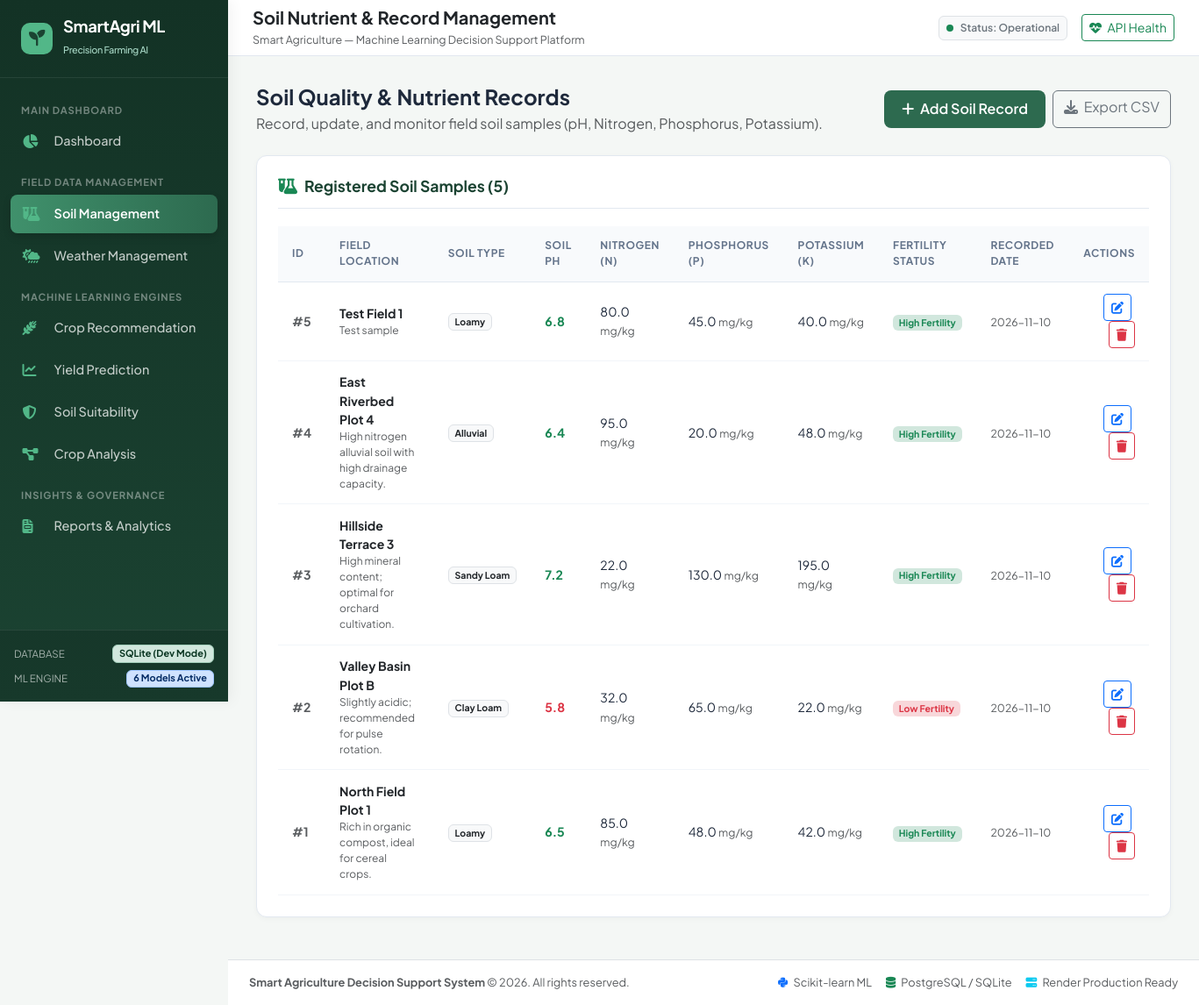
The app's page /soil with its own data.
### models.py (models this page shows)
class SoilRecord(db.Model):
    __tablename__ = 'soil_records'
    id = db.Column(db.Integer, primary_key=True)
    location = db.Column(db.String(120), nullable=False, default='Field Block A')
    ph = db.Column(db.Float, nullable=False)
    nitrogen = db.Column(db.Float, nullable=False)
    phosphorus = db.Column(db.Float, nullable=False)
    potassium = db.Column(db.Float, nullable=False)
    soil_type = db.Column(db.String(60), default='Loamy')
    notes = db.Column(db.Text, nullable=True)
    created_at = db.Column(db.DateTime, default=datetime.utcnow)
    def fertility_status(self):
        score = 0
        if 6.0 <= self.ph <= 7.5:
            score += 1
        if self.nitrogen >= 40:
            score += 1
        if self.phosphorus >= 25:
            score += 1
        if self.potassium >= 25:
            score += 1
        if score >= 3:
            return ('High Fertility', 'success')
        elif score == 2:
            return ('Moderate Fertility', 'warning')
        else:
            return ('Low Fertility', 'danger')

### app.py (the view)
@app.route('/soil')
def soil_management():
    records = SoilRecord.query.order_by(SoilRecord.created_at.desc()).all()
    return render_template('soil_management.html', records=records)

### app.py (called while the page is built)
@app.context_processor
def inject_global_template_vars():
    is_postgres = 'postgresql' in app.config['SQLALCHEMY_DATABASE_URI']
    return dict(
        db_type='PostgreSQL' if is_postgres else 'SQLite (Dev Mode)',
        current_year=datetime.utcnow().year
    )

### templates/soil_management.html (shortened to what this page needs)
{% extends 'base.html' %}
{% block page_title %}Soil Nutrient & Record Management{% endblock %}
{% block content %}
<div class="row mb-4">
    <div class="col-12 d-flex flex-wrap justify-content-between align-items-center gap-3">
        <div>
            <h4 class="fw-bold mb-1">Soil Quality & Nutrient Records</h4>
            <p class="text-muted mb-0">Record, update, and monitor field soil samples (pH, Nitrogen, Phosphorus, Potassium).</p>
        </div>
        <div class="d-flex gap-2">
            <button class="btn btn-agri" data-bs-toggle="modal" data-bs-target="#addSoilModal">
                <i class="fa-solid fa-plus me-1"></i> Add Soil Record
            </button>
            <a href="{{ url_for('export_soil_csv') }}" class="btn btn-outline-secondary">
                <i class="fa-solid fa-download me-1"></i> Export CSV
            </a>
        </div>
    </div>
</div>
<div class="row">
    <div class="col-12">
        <div class="agri-card mb-0">
            <div class="agri-card-header">
                <h6 class="agri-card-title">
                    <i class="fa-solid fa-flask-vial text-success"></i> Registered Soil Samples ({{ records|length }})
                </h6>
            </div>
            {% if records %}
            <div class="table-responsive">
                <table class="table-custom">
                    <thead>
                        <tr>
                            <th>ID</th>
                            <th>Field Location</th>
                            <th>Soil Type</th>
                            <th>Soil pH</th>
                            <th>Nitrogen (N)</th>
                            <th>Phosphorus (P)</th>
                            <th>Potassium (K)</th>
                            <th>Fertility Status</th>
                            <th>Recorded Date</th>
                            <th class="text-end">Actions</th>
                        </tr>
                    </thead>
                    <tbody>
                        {% for record in records %}
                        {% set status_text, status_class = record.fertility_status() %}
                        <tr>
                            <td><span class="text-muted fw-bold">#{{ record.id }}</span></td>
                            <td>
                                <strong class="text-dark">{{ record.location }}</strong>
                                {% if record.notes %}
                                <small class="d-block text-muted" style="font-size: 0.75rem;">{{ record.notes }}</small>
                                {% endif %}
                            </td>
                            <td><span class="badge bg-light text-dark border">{{ record.soil_type }}</span></td>
                            <td>
                                <span class="fw-bold {% if 6.0 <= record.ph <= 7.5 %}text-success{% else %}text-danger{% endif %}">
                                    {{ record.ph }}
                                </span>
                            </td>
                            <td>{{ record.nitrogen }} <small class="text-muted">mg/kg</small></td>
                            <td>{{ record.phosphorus }} <small class="text-muted">mg/kg</small></td>
                            <td>{{ record.potassium }} <small class="text-muted">mg/kg</small></td>
                            <td><span class="badge bg-{{ status_class }}-subtle text-{{ status_class }}">{{ status_text }}</span></td>
                            <td><small class="text-muted">{{ record.created_at.strftime('%Y-%m-%d') }}</small></td>
                            <td class="text-end">
                                <button class="btn btn-sm btn-outline-primary me-1" data-bs-toggle="modal" data-bs-target="#editModal{{ record.id }}">
                                    <i class="fa-solid fa-pen-to-square"></i>
                                </button>
                                <form action="{{ url_for('delete_soil_record', record_id=record.id) }}" method="POST" class="d-inline" onsubmit="return confirm('Delete this soil record permanently?');">
                                    <button type="submit" class="btn btn-sm btn-outline-danger">
                                        <i class="fa-solid fa-trash"></i>
                                    </button>
                                </form>
                            </td>
                        </tr>
                        {% endfor %}
                    </tbody>
                </table>
            </div>
            {% endif %}
        </div>
    </div>
</div>
{% endblock %}

### templates/base.html (shortened to what this page needs)
<!DOCTYPE html>
<html lang="en">
<head>
    <link href="https://cdn.jsdelivr.net/npm/bootstrap@5.3.3/dist/css/bootstrap.min.css" rel="stylesheet">
    <link rel="stylesheet" href="https://cdnjs.cloudflare.com/ajax/libs/font-awesome/6.5.2/css/all.min.css">
    <link rel="stylesheet" href="{{ url_for('static', filename='css/style.css') }}">
</head>
<body>
    <div class="d-flex" id="wrapper">
        <aside id="sidebar-wrapper">
            <div class="sidebar-heading">
                <div class="brand-icon">
                    <i class="fa-solid fa-seedling"></i>
                </div>
                <div>
                    <div style="line-height: 1.1;">SmartAgri ML</div>
                    <small style="font-size: 0.68rem; color: #a7d7c5; font-weight: 500;">Precision Farming AI</small>
                </div>
            </div>
            <div class="sidebar-nav">
                <div class="nav-category">Main Dashboard</div>
                <a href="{{ url_for('dashboard') }}" class="sidebar-link {% if request.endpoint == 'dashboard' %}active{% endif %}">
                    <i class="fa-solid fa-chart-pie"></i>
                    <span>Dashboard</span>
                </a>
                <div class="nav-category">Field Data Management</div>
                <a href="{{ url_for('soil_management') }}" class="sidebar-link {% if request.endpoint == 'soil_management' %}active{% endif %}">
                    <i class="fa-solid fa-flask-vial"></i>
                    <span>Soil Management</span>
                </a>
                <a href="{{ url_for('weather_management') }}" class="sidebar-link {% if request.endpoint == 'weather_management' %}active{% endif %}">
                    <i class="fa-solid fa-cloud-sun-rain"></i>
                    <span>Weather Management</span>
                </a>
                <div class="nav-category">Machine Learning Engines</div>
                <a href="{{ url_for('crop_recommendation') }}" class="sidebar-link {% if request.endpoint == 'crop_recommendation' %}active{% endif %}">
                    <i class="fa-solid fa-wheat-awn"></i>
                    <span>Crop Recommendation</span>
                </a>
                <a href="{{ url_for('yield_prediction') }}" class="sidebar-link {% if request.endpoint == 'yield_prediction' %}active{% endif %}">
                    <i class="fa-solid fa-chart-line"></i>
                    <span>Yield Prediction</span>
                </a>
                <a href="{{ url_for('soil_suitability') }}" class="sidebar-link {% if request.endpoint == 'soil_suitability' %}active{% endif %}">
                    <i class="fa-solid fa-shield-halved"></i>
                    <span>Soil Suitability</span>
                </a>
                <a href="{{ url_for('crop_analysis') }}" class="sidebar-link {% if request.endpoint == 'crop_analysis' %}active{% endif %}">
                    <i class="fa-solid fa-diagram-project"></i>
                    <span>Crop Analysis</span>
                </a>
                <div class="nav-category">Insights & Governance</div>
                <a href="{{ url_for('reports_and_analytics') }}" class="sidebar-link {% if request.endpoint == 'reports_and_analytics' %}active{% endif %}">
                    <i class="fa-solid fa-file-invoice"></i>
                    <span>Reports & Analytics</span>
                </a>
            </div>
            <div class="sidebar-footer">
                <div class="d-flex align-items-center justify-content-between mb-2">
                    <small style="color: rgba(255, 255, 255, 0.6); font-size: 0.72rem;">DATABASE</small>
                    <span class="badge bg-success-subtle text-success-emphasis border border-success-subtle" style="font-size: 0.68rem;">{{ db_type }}</span>
                </div>
                <div class="d-flex align-items-center justify-content-between">
                    <small style="color: rgba(255, 255, 255, 0.6); font-size: 0.72rem;">ML ENGINE</small>
                    <span class="badge bg-primary-subtle text-primary-emphasis border border-primary-subtle" style="font-size: 0.68rem;">6 Models Active</span>
                </div>
            </div>
        </aside>
        <div id="page-content-wrapper">
            <header class="top-navbar">
                <div class="d-flex align-items-center gap-3">
                    <div>
                        <h5 class="mb-0 fw-bold text-dark">{% block page_title %}Agricultural Dashboard{% endblock %}</h5>
                        <small class="text-muted d-none d-md-inline" style="font-size: 0.78rem;">Smart Agriculture &mdash; Machine Learning Decision Support Platform</small>
                    </div>
                </div>
                <div class="d-flex align-items-center gap-3">
                    <div class="d-none d-sm-flex align-items-center gap-2 px-2 py-1 rounded bg-light border">
                        <span class="badge bg-success rounded-circle p-1" style="width: 8px; height: 8px; display: inline-block;"></span>
                        <small class="fw-semibold text-secondary" style="font-size: 0.75rem;">Status: Operational</small>
                    </div>
                    <a href="{{ url_for('health_check') }}" target="_blank" class="btn btn-outline-success btn-sm" title="System Health API">
                        <i class="fa-solid fa-heart-pulse me-1"></i> API Health
                    </a>
                </div>
            </header>
            <main class="content-container">
                {% block content %}{% endblock %}
            </main>
            <footer class="bg-white border-top py-3 px-4 mt-auto">
                <div class="d-flex flex-column flex-md-row justify-content-between align-items-center text-muted" style="font-size: 0.8rem;">
                    <div>
                        <strong>Smart Agriculture Decision Support System</strong> &copy; {{ current_year }}. All rights reserved.
                    </div>
                    <div class="mt-2 mt-md-0 d-flex gap-3">
                        <span><i class="fa-brands fa-python me-1 text-primary"></i> Scikit-learn ML</span>
                        <span><i class="fa-solid fa-database me-1 text-success"></i> PostgreSQL / SQLite</span>
                        <span><i class="fa-solid fa-server me-1 text-info"></i> Render Production Ready</span>
                    </div>
                </div>
            </footer>
        </div>
    </div>
</body>
</html>

### static/css/style.css (style rules this page uses)
:root { --primary-color: #1b4332; --primary-light: #2d6a4f; --primary-accent: #40916c; --primary-mint: #52b788; --primary-lightest: #d8f3dc; --soil-gold: #e9c46a; --sun-orange: #f4a261; --rust-red: #e76f51; --dark-slate: #1e293b; --light-bg: #f4f7f5; --card-bg: #ffffff; --border-color: #e2e8f0; --text-muted: #64748b; --sidebar-width: 260px; --topbar-height: 64px; --transition-speed: 0.25s; }
body { font-family: 'Plus Jakarta Sans', -apple-system, BlinkMacSystemFont, 'Segoe UI', Roboto, Helvetica, Arial, sans-serif; background-color: var(--light-bg); color: var(--dark-slate); margin: 0; padding: 0; overflow-x: hidden; }
#sidebar-wrapper { width: var(--sidebar-width); min-height: 100vh; background: linear-gradient(180deg, #133225 0%, #1b4332 100%); color: #ffffff; position: fixed; top: 0; left: 0; z-index: 1000; transition: all var(--transition-speed) ease; box-shadow: 4px 0 15px rgba(0, 0, 0, 0.05); display: flex; flex-direction: column; }
.sidebar-heading { padding: 1.25rem 1.5rem; font-size: 1.15rem; font-weight: 700; letter-spacing: -0.02em; color: #ffffff; border-bottom: 1px solid rgba(255, 255, 255, 0.08); display: flex; align-items: center; gap: 0.75rem; }
.sidebar-heading .brand-icon { width: 36px; height: 36px; background: var(--primary-mint); color: var(--primary-color); border-radius: 10px; display: flex; align-items: center; justify-content: center; font-size: 1.15rem; }
.sidebar-nav { padding: 1rem 0.75rem; flex-grow: 1; }
.nav-category { font-size: 0.7rem; font-weight: 700; text-transform: uppercase; letter-spacing: 0.08em; color: rgba(255, 255, 255, 0.4); padding: 0.75rem 0.75rem 0.35rem 0.75rem; }
.sidebar-link { display: flex; align-items: center; padding: 0.7rem 0.85rem; color: rgba(255, 255, 255, 0.75); text-decoration: none; border-radius: 8px; font-size: 0.9rem; font-weight: 500; margin-bottom: 0.25rem; transition: all 0.2s ease; }
.sidebar-link i { width: 24px; font-size: 1rem; margin-right: 0.75rem; color: var(--primary-mint); }
.sidebar-link.active { color: #ffffff; background: linear-gradient(90deg, var(--primary-accent) 0%, var(--primary-light) 100%); font-weight: 600; box-shadow: 0 4px 10px rgba(0, 0, 0, 0.15); }
.sidebar-footer { padding: 1rem; border-top: 1px solid rgba(255, 255, 255, 0.08); background: rgba(0, 0, 0, 0.15); }
#page-content-wrapper { margin-left: var(--sidebar-width); min-height: 100vh; display: flex; flex-direction: column; transition: all var(--transition-speed) ease; }
.top-navbar { height: var(--topbar-height); background-color: #ffffff; border-bottom: 1px solid var(--border-color); padding: 0 1.75rem; display: flex; align-items: center; justify-content: space-between; position: sticky; top: 0; z-index: 900; }
.content-container { padding: 2rem 2rem 3rem 2rem; flex-grow: 1; }
.agri-card { background-color: var(--card-bg); border: 1px solid var(--border-color); border-radius: 12px; padding: 1.5rem; box-shadow: 0 2px 6px rgba(0, 0, 0, 0.03); margin-bottom: 1.5rem; transition: transform 0.2s ease, box-shadow 0.2s ease; }
.agri-card-header { display: flex; justify-content: space-between; align-items: center; border-bottom: 1px solid var(--border-color); padding-bottom: 0.85rem; margin-bottom: 1.25rem; }
.agri-card-title { font-size: 1.1rem; font-weight: 700; color: var(--primary-color); margin: 0; display: flex; align-items: center; gap: 0.5rem; }
.btn-agri { background-color: var(--primary-light); color: #ffffff; font-weight: 600; border: none; border-radius: 8px; padding: 0.6rem 1.25rem; transition: all 0.2s ease; }
.table-custom { border-collapse: separate; border-spacing: 0; width: 100%; }
.table-custom th { background-color: #f8fafc; color: var(--text-muted); font-size: 0.75rem; font-weight: 700; text-transform: uppercase; letter-spacing: 0.05em; padding: 0.85rem 1rem; border-bottom: 1px solid var(--border-color); }
.table-custom td { padding: 0.85rem 1rem; font-size: 0.88rem; border-bottom: 1px solid #f1f5f9; vertical-align: middle; }

### records on screen
SoilRecord: id "5", location "Test Field 1", notes "Test sample", soil_type "Loamy", ph "6.8", nitrogen "80.0", phosphorus "45.0", potassium "40.0", status_text "High Fertility", created_at "2026-11-10"
SoilRecord: id "4", location "East Riverbed Plot 4", notes "High nitrogen alluvial soil with high drainage capacity.", soil_type "Alluvial", ph "6.4", nitrogen "95.0", phosphorus "20.0", potassium "48.0", status_text "High Fertility", created_at "2026-11-10"
SoilRecord: id "3", location "Hillside Terrace 3", notes "High mineral content; optimal for orchard cultivation.", soil_type "Sandy Loam", ph "7.2", nitrogen "22.0", phosphorus "130.0", potassium "195.0", status_text "High Fertility", created_at "2026-11-10"
SoilRecord: id "2", location "Valley Basin Plot B", notes "Slightly acidic; recommended for pulse rotation.", soil_type "Clay Loam", ph "5.8", nitrogen "32.0", phosphorus "65.0", potassium "22.0", status_text "Low Fertility", created_at "2026-11-10"
SoilRecord: id "1", location "North Field Plot 1", notes "Rich in organic compost, ideal for cereal crops.", soil_type "Loamy", ph "6.5", nitrogen "85.0", phosphorus "48.0", potassium "42.0", status_text "High Fertility", created_at "2026-11-10"

### other values on screen
{{ db_type }} "SQLite (Dev Mode)"
{{ records|length }} "5"
